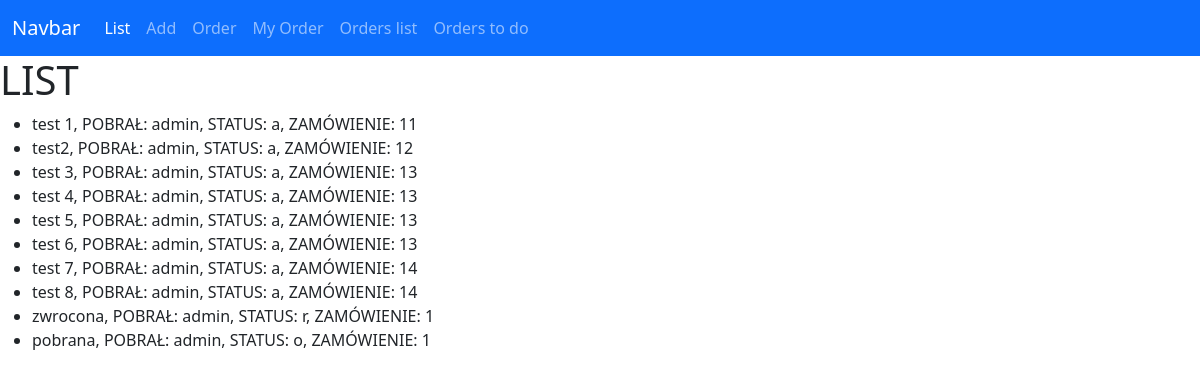
Before: /files/list/ with the older database file.
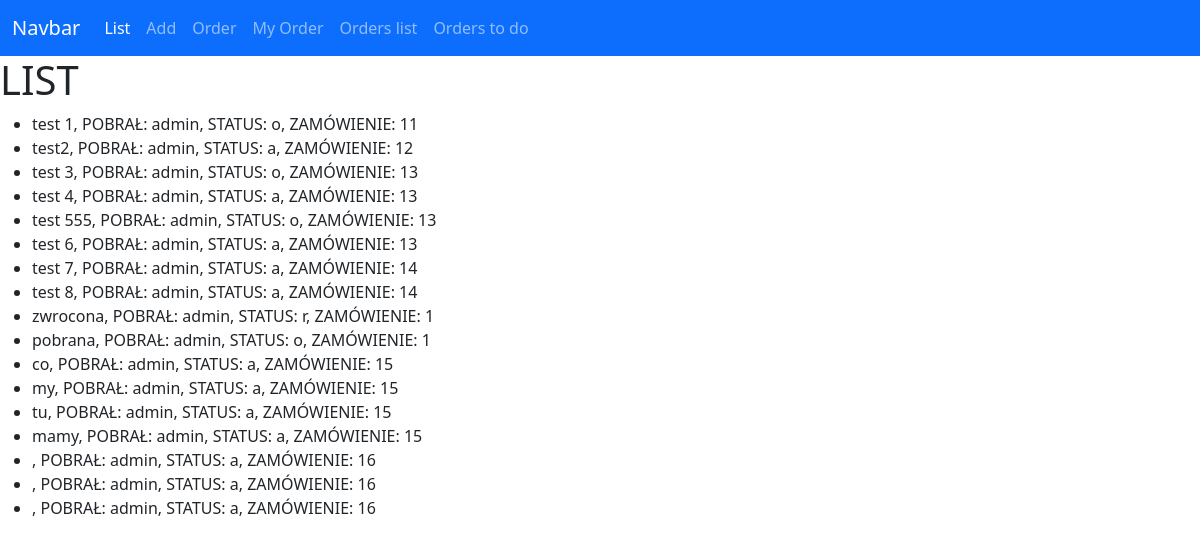
After: the same page with the newer database file.
### files/models.py (models this page shows, shortened)
class Vehicle(models.Model):
    tr = models.CharField(max_length=8)
    transfer_date = models.DateTimeField(blank=True, null=True)
    return_date = models.DateTimeField(blank=True, null=True)
    responsible_person = models.ForeignKey(User, related_name="vehicles", on_delete=models.RESTRICT)
    comments = models.CharField(max_length=100)
    LOAN_STATUS = (
        ('a', 'Awaits'),
        ('o', 'On Loan'),
        ('r', 'Returned'),
        ('e', 'rejected')
    )
    status = models.CharField(max_length=1, blank=True, choices=LOAN_STATUS, default='a')
    order = models.ForeignKey(Order, related_name="vehicles", on_delete=models.SET_NULL, null=True)
    def __str__(self) -> str:
        return f"{self.tr}, POBRAŁ: {self.responsible_person}, STATUS: {self.status}, ZAMÓWIENIE: {self.order.id}"

class Order(models.Model):
    order_date = models.DateTimeField()
    orderer = models.ForeignKey(User, related_name="orders", on_delete=models.RESTRICT)

### files/views.py (the view)
# urls.py: path('list/', views.list_cars, name='list'),
def list_cars(request):
    context = {'vehicle_list': Vehicle.objects.all()}
    return render(request, 'files/list.html', context=context)

### files/templates/files/list.html
{% extends 'home.html' %}
{% block content %}
    <h1>LIST</h1>
    <ul>
        {% for car in vehicle_list %}
            <li>{{car}}</li>
        {% endfor %}
    </ul>
{% endblock content %}

### templates/home.html (shortened to what this page needs)
<html lang="en">
<head>
    <link href="https://cdn.jsdelivr.net/npm/bootstrap@5.3.0-alpha1/dist/css/bootstrap.min.css" rel="stylesheet">
</head>
<body>
    <nav class="navbar navbar-expand-lg bg-primary" data-bs-theme="dark">
        <div class="container-fluid">
          <a class="navbar-brand" href="#">Navbar</a>
          <div class="collapse navbar-collapse" id="navbarNavAltMarkup">
            <div class="navbar-nav">
              <a class="nav-link active" aria-current="page" href={% url "files:list" %}>List</a>
              <a class="nav-link" href={% url "files:add" %}>Add</a>
              <a class="nav-link" href={% url "files:order" %}>Order</a>
              <a class="nav-link" href={% url "files:my_order" %}>My Order</a>
              <a class="nav-link" href={% url "files:orders" %}>Orders list</a>
              <a class="nav-link" href={% url "files:orderstodo" %}>Orders to do</a>
            </div>
          </div>
        </div>
      </nav>
      {% block content %}
      {% endblock content %}
</body>
</html>

Changed rows visible on the page:
changed Vehicle: tr+responsible_person+status "test 1, POBRAŁ: admin, STATUS: a, ZAMÓWIENIE: 11" → "test 1, POBRAŁ: admin, STATUS: o, ZAMÓWIENIE: 11"
changed Vehicle: tr+responsible_person+status "test 3, POBRAŁ: admin, STATUS: a, ZAMÓWIENIE: 13" → "test 3, POBRAŁ: admin, STATUS: o, ZAMÓWIENIE: 13"
changed Vehicle: tr+responsible_person+status "test 5, POBRAŁ: admin, STATUS: a, ZAMÓWIENIE: 13" → "test 555, POBRAŁ: admin, STATUS: o, ZAMÓWIENIE: 13"
added Vehicle: tr+responsible_person+status "co, POBRAŁ: admin, STATUS: a, ZAMÓWIENIE: 15"
added Vehicle: tr+responsible_person+status "my, POBRAŁ: admin, STATUS: a, ZAMÓWIENIE: 15"
added Vehicle: tr+responsible_person+status "tu, POBRAŁ: admin, STATUS: a, ZAMÓWIENIE: 15"
added Vehicle: tr+responsible_person+status "mamy, POBRAŁ: admin, STATUS: a, ZAMÓWIENIE: 15"
added Vehicle: tr+responsible_person+status ", POBRAŁ: admin, STATUS: a, ZAMÓWIENIE: 16"
added Vehicle: tr+responsible_person+status ", POBRAŁ: admin, STATUS: a, ZAMÓWIENIE: 16"
added Vehicle: tr+responsible_person+status ", POBRAŁ: admin, STATUS: a, ZAMÓWIENIE: 16"
